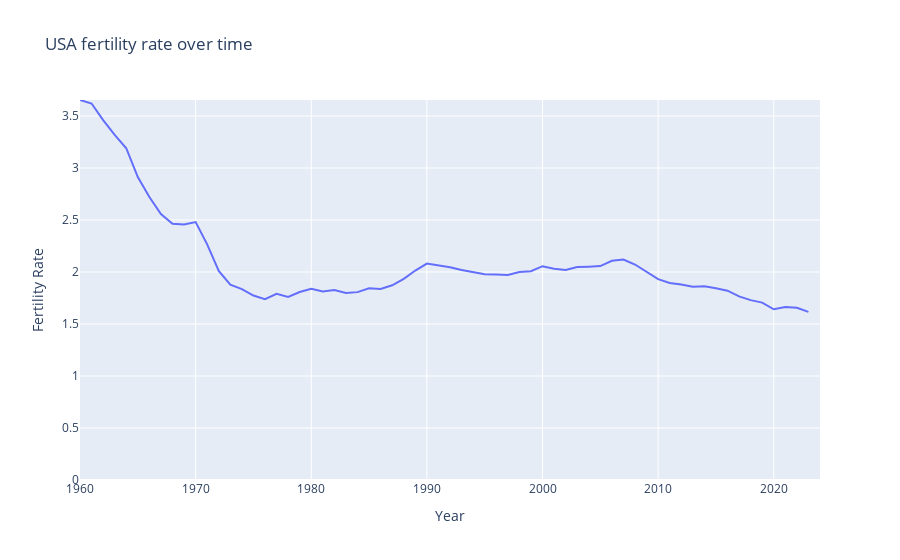

Notebook code cell kept with this figure:
### Code cell
fertility_by_year["Year"] = fertility_by_year["Year"].astype(int)

fig = px.line(
    fertility_by_year,
    x="Year",
    y="Fertility Rate",
    title="USA fertility rate over time",
)
fig.update_yaxes(range=[0, max_fertility])
fig.show()

### Figure 1 — Plotly figure (JSON) as saved in the notebook; plotly's stock layout.template omitted (floating-point values rounded to 4 significant figures)
{"data": [{"hovertemplate": "Year=%{x}<br>Fertility Rate=%{y}<extra></extra>", "legendgroup": "", "line": {"color": "#636efa", "dash": "solid"}, "marker": {"symbol": "circle"}, "mode": "lines", "name": "", "orientation": "v", "showlegend": false, "type": "scatter", "x": [1960, 1961, 1962, 1963, 1964, 1965, 1966, 1967, 1968, 1969, 1970, 1971, 1972, 1973, 1974, 1975, 1976, 1977, 1978, 1979, 1980, 1981, 1982, 1983, 1984, 1985, 1986, 1987, 1988, 1989, 1990, 1991, 1992, 1993, 1994, 1995, 1996, 1997, 1998, 1999, 2000, 2001, 2002, 2003, 2004, 2005, 2006, 2007, 2008, 2009, 2010, 2011, 2012, 2013, 2014, 2015, 2016, 2017, 2018, 2019, 2020, 2021, 2022, 2023, 2024], "xaxis": "x", "y": [3.654, 3.62, 3.461, 3.319, 3.19, 2.913, 2.721, 2.558, 2.464, 2.456, 2.48, 2.266, 2.01, 1.879, 1.835, 1.774, 1.738, 1.79, 1.76, 1.808, 1.839, 1.812, 1.827, 1.799, 1.806, 1.844, 1.837, 1.872, 1.934, 2.014, 2.081, 2.062, 2.046, 2.019, 2.002, 1.978, 1.976, 1.971, 1.999, 2.007, 2.056, 2.03, 2.021, 2.047, 2.051, 2.057, 2.108, 2.12, 2.072, 2.002, 1.931, 1.895, 1.881, 1.857, 1.863, 1.843, 1.821, 1.766, 1.73, 1.706, 1.641, 1.664, 1.657, 1.617, NaN], "yaxis": "y"}], "layout": {"legend": {"tracegroupgap": 0}, "title": {"text": "USA fertility rate over time"}, "xaxis": {"anchor": "y", "domain": [0.0, 1.0], "title": {"text": "Year"}}, "yaxis": {"anchor": "x", "domain": [0.0, 1.0], "range": [0, 3.654], "title": {"text": "Fertility Rate"}}}}
